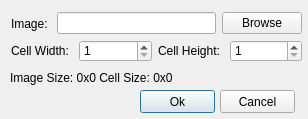
<?xml version="1.0" encoding="UTF-8"?>
<ui version="4.0">
 <class>FrmNewAtlas</class>
 <widget class="QDialog" name="FrmNewAtlas">
  <property name="geometry">
   <rect>
    <x>0</x>
    <y>0</y>
    <width>308</width>
    <height>119</height>
   </rect>
  </property>
  <property name="minimumSize">
   <size>
    <width>308</width>
    <height>119</height>
   </size>
  </property>
  <property name="maximumSize">
   <size>
    <width>308</width>
    <height>119</height>
   </size>
  </property>
  <property name="windowTitle">
   <string>Dialog</string>
  </property>
  <widget class="QLabel" name="lblInfo">
   <property name="geometry">
    <rect>
     <x>10</x>
     <y>70</y>
     <width>291</width>
     <height>16</height>
    </rect>
   </property>
   <property name="text">
    <string>Image Size: 0x0 Cell Size: 0x0</string>
   </property>
  </widget>
  <widget class="QPushButton" name="btnOk">
   <property name="geometry">
    <rect>
     <x>140</x>
     <y>90</y>
     <width>75</width>
     <height>23</height>
    </rect>
   </property>
   <property name="text">
    <string>Ok</string>
   </property>
  </widget>
  <widget class="QPushButton" name="btnCancel">
   <property name="geometry">
    <rect>
     <x>220</x>
     <y>90</y>
     <width>75</width>
     <height>23</height>
    </rect>
   </property>
   <property name="text">
    <string>Cancel</string>
   </property>
  </widget>
  <widget class="QWidget" name="">
   <property name="geometry">
    <rect>
     <x>11</x>
     <y>11</y>
     <width>291</width>
     <height>25</height>
    </rect>
   </property>
   <layout class="QHBoxLayout" name="horizontalLayout">
    <item>
     <widget class="QLabel" name="label">
      <property name="text">
       <string>Image: </string>
      </property>
     </widget>
    </item>
    <item>
     <widget class="QLineEdit" name="ledPath">
      <property name="readOnly">
       <bool>true</bool>
      </property>
     </widget>
    </item>
    <item>
     <widget class="QPushButton" name="btnBrowse">
      <property name="text">
       <string>Browse</string>
      </property>
     </widget>
    </item>
   </layout>
  </widget>
  <widget class="QWidget" name="">
   <property name="geometry">
    <rect>
     <x>11</x>
     <y>40</y>
     <width>291</width>
     <height>22</height>
    </rect>
   </property>
   <layout class="QHBoxLayout" name="horizontalLayout_2" stretch="0,1,0,1">
    <item>
     <widget class="QLabel" name="label_2">
      <property name="text">
       <string>Cell Width: </string>
      </property>
     </widget>
    </item>
    <item>
     <widget class="QSpinBox" name="spnWith">
      <property name="minimum">
       <number>1</number>
      </property>
      <property name="maximum">
       <number>10000</number>
      </property>
     </widget>
    </item>
    <item>
     <widget class="QLabel" name="label_3">
      <property name="text">
       <string>Cell Height: </string>
      </property>
     </widget>
    </item>
    <item>
     <widget class="QSpinBox" name="spnHeight">
      <property name="minimum">
       <number>1</number>
      </property>
      <property name="maximum">
       <number>10000</number>
      </property>
     </widget>
    </item>
   </layout>
  </widget>
 </widget>
 <tabstops>
  <tabstop>btnBrowse</tabstop>
  <tabstop>ledPath</tabstop>
  <tabstop>spnWith</tabstop>
  <tabstop>spnHeight</tabstop>
  <tabstop>btnOk</tabstop>
  <tabstop>btnCancel</tabstop>
 </tabstops>
 <resources/>
 <connections/>
</ui>
